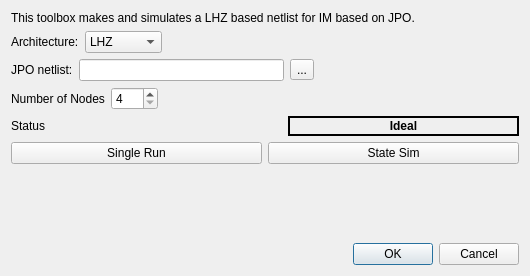
<?xml version="1.0" encoding="UTF-8"?>
<ui version="4.0">
 <class>IMsolver</class>
 <widget class="QDialog" name="IMsolver">
  <property name="geometry">
   <rect>
    <x>0</x>
    <y>0</y>
    <width>530</width>
    <height>276</height>
   </rect>
  </property>
  <property name="sizePolicy">
   <sizepolicy hsizetype="Minimum" vsizetype="Minimum">
    <horstretch>0</horstretch>
    <verstretch>0</verstretch>
   </sizepolicy>
  </property>
  <property name="windowTitle">
   <string>Dialog</string>
  </property>
  <layout class="QVBoxLayout" name="verticalLayout">
   <item>
    <widget class="QLabel" name="label">
     <property name="text">
      <string>This toolbox makes and simulates a LHZ based netlist for IM based on JPO.  </string>
     </property>
    </widget>
   </item>
   <item>
    <layout class="QHBoxLayout" name="horizontalLayout">
     <item>
      <widget class="QLabel" name="label_3">
       <property name="text">
        <string>Architecture:</string>
       </property>
      </widget>
     </item>
     <item>
      <widget class="QComboBox" name="comboBoxArchitecture">
       <item>
        <property name="text">
         <string>LHZ</string>
        </property>
       </item>
       <item>
        <property name="text">
         <string>Chimera</string>
        </property>
       </item>
      </widget>
     </item>
     <item>
      <spacer name="horizontalSpacer_2">
       <property name="orientation">
        <enum>Qt::Horizontal</enum>
       </property>
       <property name="sizeHint" stdset="0">
        <size>
         <width>40</width>
         <height>20</height>
        </size>
       </property>
      </spacer>
     </item>
    </layout>
   </item>
   <item>
    <layout class="QHBoxLayout" name="horizontalLayout_2">
     <item>
      <widget class="QLabel" name="label_2">
       <property name="text">
        <string>JPO netlist:</string>
       </property>
      </widget>
     </item>
     <item>
      <widget class="QLineEdit" name="lineEditJPO"/>
     </item>
     <item>
      <widget class="QToolButton" name="toolButtonJPO">
       <property name="text">
        <string>...</string>
       </property>
      </widget>
     </item>
     <item>
      <spacer name="horizontalSpacer">
       <property name="orientation">
        <enum>Qt::Horizontal</enum>
       </property>
       <property name="sizeHint" stdset="0">
        <size>
         <width>40</width>
         <height>20</height>
        </size>
       </property>
      </spacer>
     </item>
    </layout>
   </item>
   <item>
    <layout class="QHBoxLayout" name="horizontalLayout_3">
     <item>
      <widget class="QLabel" name="label_4">
       <property name="text">
        <string>Number of Nodes</string>
       </property>
      </widget>
     </item>
     <item>
      <widget class="QSpinBox" name="spinBoxNodes">
       <property name="minimum">
        <number>4</number>
       </property>
       <property name="maximum">
        <number>200</number>
       </property>
       <property name="singleStep">
        <number>1</number>
       </property>
      </widget>
     </item>
     <item>
      <spacer name="horizontalSpacer_3">
       <property name="orientation">
        <enum>Qt::Horizontal</enum>
       </property>
       <property name="sizeHint" stdset="0">
        <size>
         <width>40</width>
         <height>20</height>
        </size>
       </property>
      </spacer>
     </item>
    </layout>
   </item>
   <item>
    <layout class="QHBoxLayout" name="horizontalLayout_4">
     <item>
      <widget class="QLabel" name="label_5">
       <property name="sizePolicy">
        <sizepolicy hsizetype="Minimum" vsizetype="Minimum">
         <horstretch>0</horstretch>
         <verstretch>0</verstretch>
        </sizepolicy>
       </property>
       <property name="text">
        <string>Status</string>
       </property>
      </widget>
     </item>
     <item>
      <spacer name="horizontalSpacer_4">
       <property name="orientation">
        <enum>Qt::Horizontal</enum>
       </property>
       <property name="sizeType">
        <enum>QSizePolicy::Preferred</enum>
       </property>
       <property name="sizeHint" stdset="0">
        <size>
         <width>40</width>
         <height>20</height>
        </size>
       </property>
      </spacer>
     </item>
     <item>
      <widget class="QLabel" name="label_status">
       <property name="font">
        <font>
         <weight>75</weight>
         <bold>true</bold>
        </font>
       </property>
       <property name="frameShape">
        <enum>QFrame::WinPanel</enum>
       </property>
       <property name="text">
        <string>Ideal</string>
       </property>
       <property name="textFormat">
        <enum>Qt::AutoText</enum>
       </property>
       <property name="alignment">
        <set>Qt::AlignCenter</set>
       </property>
      </widget>
     </item>
    </layout>
   </item>
   <item>
    <layout class="QHBoxLayout" name="horizontalLayout_5">
     <item>
      <widget class="QPushButton" name="pushButtonSR">
       <property name="text">
        <string>Single Run</string>
       </property>
      </widget>
     </item>
     <item>
      <widget class="QPushButton" name="pushButtonSS">
       <property name="text">
        <string>State Sim</string>
       </property>
      </widget>
     </item>
    </layout>
   </item>
   <item>
    <spacer name="verticalSpacer">
     <property name="orientation">
      <enum>Qt::Vertical</enum>
     </property>
     <property name="sizeHint" stdset="0">
      <size>
       <width>20</width>
       <height>39</height>
      </size>
     </property>
    </spacer>
   </item>
   <item>
    <widget class="QDialogButtonBox" name="buttonBox">
     <property name="orientation">
      <enum>Qt::Horizontal</enum>
     </property>
     <property name="standardButtons">
      <set>QDialogButtonBox::Cancel|QDialogButtonBox::Ok</set>
     </property>
    </widget>
   </item>
  </layout>
 </widget>
 <resources/>
 <connections>
  <connection>
   <sender>buttonBox</sender>
   <signal>accepted()</signal>
   <receiver>IMsolver</receiver>
   <slot>accept()</slot>
   <hints>
    <hint type="sourcelabel">
     <x>248</x>
     <y>254</y>
    </hint>
    <hint type="destinationlabel">
     <x>157</x>
     <y>274</y>
    </hint>
   </hints>
  </connection>
  <connection>
   <sender>buttonBox</sender>
   <signal>rejected()</signal>
   <receiver>IMsolver</receiver>
   <slot>reject()</slot>
   <hints>
    <hint type="sourcelabel">
     <x>316</x>
     <y>260</y>
    </hint>
    <hint type="destinationlabel">
     <x>286</x>
     <y>274</y>
    </hint>
   </hints>
  </connection>
 </connections>
</ui>
